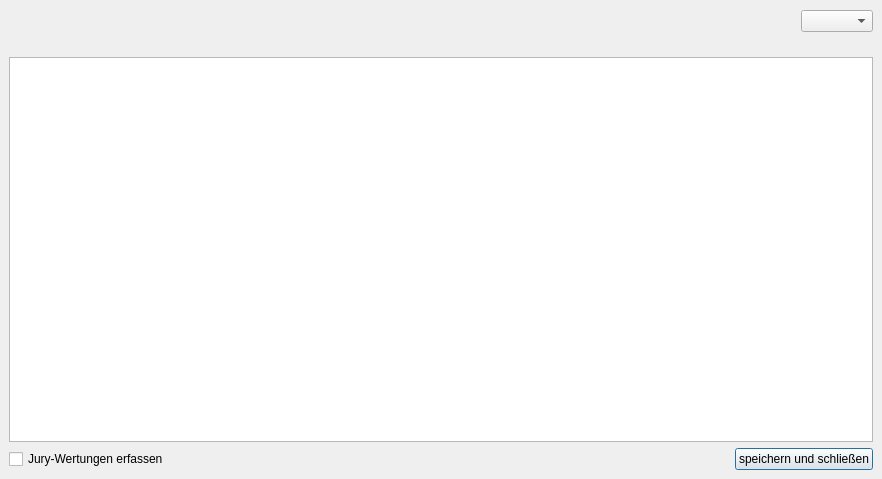
<?xml version="1.0" encoding="UTF-8"?>
<ui version="4.0">
 <class>ResultsSheetDialog</class>
 <widget class="QDialog" name="ResultsSheetDialog">
  <property name="geometry">
   <rect>
    <x>0</x>
    <y>0</y>
    <width>882</width>
    <height>479</height>
   </rect>
  </property>
  <property name="windowTitle">
   <string>TurnFix - Eingabe mit Wettkampfbogen</string>
  </property>
  <layout class="QVBoxLayout" name="verticalLayout">
   <property name="leftMargin">
    <number>0</number>
   </property>
   <property name="topMargin">
    <number>0</number>
   </property>
   <property name="rightMargin">
    <number>0</number>
   </property>
   <property name="bottomMargin">
    <number>0</number>
   </property>
   <item>
    <widget class="QWidget" name="headerWidget" native="true">
     <layout class="QHBoxLayout" name="horizontalLayout">
      <property name="topMargin">
       <number>6</number>
      </property>
      <property name="bottomMargin">
       <number>6</number>
      </property>
      <item>
       <widget class="QLabel" name="lbl_icon">
        <property name="sizePolicy">
         <sizepolicy hsizetype="Fixed" vsizetype="Fixed">
          <horstretch>0</horstretch>
          <verstretch>0</verstretch>
         </sizepolicy>
        </property>
        <property name="minimumSize">
         <size>
          <width>30</width>
          <height>30</height>
         </size>
        </property>
        <property name="maximumSize">
         <size>
          <width>30</width>
          <height>30</height>
         </size>
        </property>
        <property name="text">
         <string/>
        </property>
        <property name="scaledContents">
         <bool>true</bool>
        </property>
       </widget>
      </item>
      <item>
       <widget class="QLabel" name="lbl_disrg">
        <property name="font">
         <font>
          <pointsize>16</pointsize>
          <weight>75</weight>
          <bold>true</bold>
         </font>
        </property>
       </widget>
      </item>
      <item>
       <spacer name="horizontalSpacer">
        <property name="orientation">
         <enum>Qt::Horizontal</enum>
        </property>
        <property name="sizeHint" stdset="0">
         <size>
          <width>0</width>
          <height>0</height>
         </size>
        </property>
       </spacer>
      </item>
      <item>
       <widget class="QComboBox" name="cmb_status1"/>
      </item>
     </layout>
    </widget>
   </item>
   <item>
    <widget class="QWidget" name="gbx_squad" native="true">
     <layout class="QGridLayout" name="gridLayout_2">
      <item row="0" column="0" colspan="2">
       <widget class="QTableView" name="pe_table">
        <property name="palette">
         <palette>
          <active>
           <colorrole role="Midlight">
            <brush brushstyle="SolidPattern">
             <color alpha="255">
              <red>255</red>
              <green>200</green>
              <blue>0</blue>
             </color>
            </brush>
           </colorrole>
           <colorrole role="Highlight">
            <brush brushstyle="SolidPattern">
             <color alpha="255">
              <red>255</red>
              <green>200</green>
              <blue>0</blue>
             </color>
            </brush>
           </colorrole>
           <colorrole role="HighlightedText">
            <brush brushstyle="SolidPattern">
             <color alpha="255">
              <red>1</red>
              <green>0</green>
              <blue>0</blue>
             </color>
            </brush>
           </colorrole>
          </active>
          <inactive>
           <colorrole role="Midlight">
            <brush brushstyle="SolidPattern">
             <color alpha="255">
              <red>255</red>
              <green>200</green>
              <blue>0</blue>
             </color>
            </brush>
           </colorrole>
           <colorrole role="Highlight">
            <brush brushstyle="SolidPattern">
             <color alpha="255">
              <red>255</red>
              <green>200</green>
              <blue>0</blue>
             </color>
            </brush>
           </colorrole>
           <colorrole role="HighlightedText">
            <brush brushstyle="SolidPattern">
             <color alpha="255">
              <red>1</red>
              <green>0</green>
              <blue>0</blue>
             </color>
            </brush>
           </colorrole>
          </inactive>
          <disabled>
           <colorrole role="Midlight">
            <brush brushstyle="SolidPattern">
             <color alpha="255">
              <red>255</red>
              <green>200</green>
              <blue>0</blue>
             </color>
            </brush>
           </colorrole>
           <colorrole role="Highlight">
            <brush brushstyle="SolidPattern">
             <color alpha="255">
              <red>208</red>
              <green>208</green>
              <blue>208</blue>
             </color>
            </brush>
           </colorrole>
           <colorrole role="HighlightedText">
            <brush brushstyle="SolidPattern">
             <color alpha="255">
              <red>1</red>
              <green>0</green>
              <blue>0</blue>
             </color>
            </brush>
           </colorrole>
          </disabled>
         </palette>
        </property>
        <property name="editTriggers">
         <set>QAbstractItemView::AllEditTriggers</set>
        </property>
        <property name="tabKeyNavigation">
         <bool>false</bool>
        </property>
        <property name="alternatingRowColors">
         <bool>true</bool>
        </property>
        <property name="selectionMode">
         <enum>QAbstractItemView::SingleSelection</enum>
        </property>
        <property name="selectionBehavior">
         <enum>QAbstractItemView::SelectRows</enum>
        </property>
        <attribute name="horizontalHeaderHighlightSections">
         <bool>false</bool>
        </attribute>
        <attribute name="verticalHeaderVisible">
         <bool>false</bool>
        </attribute>
        <attribute name="verticalHeaderDefaultSectionSize">
         <number>20</number>
        </attribute>
       </widget>
      </item>
      <item row="1" column="0">
       <widget class="QCheckBox" name="chk_jury">
        <property name="text">
         <string>Jury-Wertungen erfassen</string>
        </property>
        <property name="checked">
         <bool>false</bool>
        </property>
       </widget>
      </item>
      <item row="1" column="1">
       <widget class="QPushButton" name="but_save">
        <property name="sizePolicy">
         <sizepolicy hsizetype="Fixed" vsizetype="Fixed">
          <horstretch>0</horstretch>
          <verstretch>0</verstretch>
         </sizepolicy>
        </property>
        <property name="layoutDirection">
         <enum>Qt::RightToLeft</enum>
        </property>
        <property name="text">
         <string>speichern und schließen</string>
        </property>
       </widget>
      </item>
     </layout>
    </widget>
   </item>
  </layout>
 </widget>
 <resources/>
 <connections/>
</ui>
